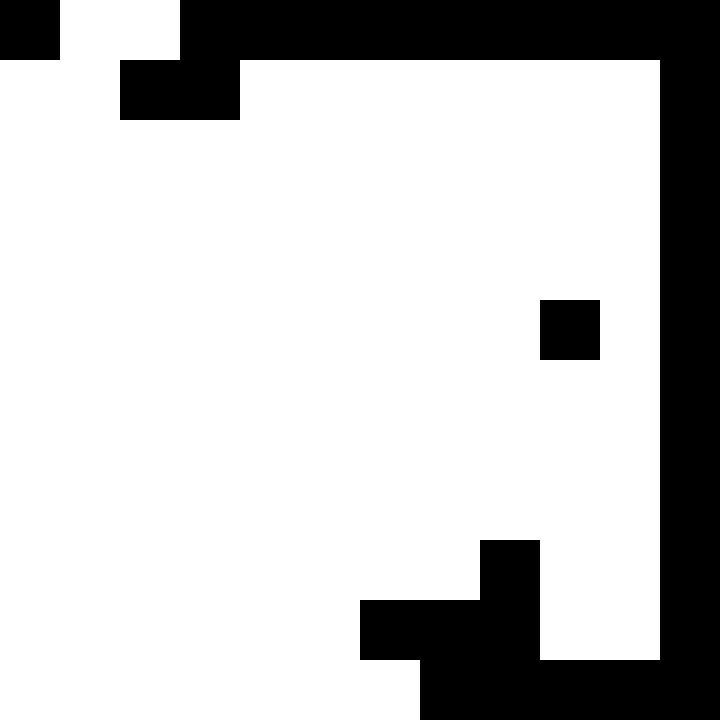

Below is a game level as drawn by its tile map, then a one-line description and the .tmx file that defines it, in full:
An orthogonal 12x12 tile map with 60x60 px tiles, 1 tile layer (Layer2) and 20 objects (gate4, gate3, gate2, gate1, rigid_square_13, ...).

<map version="1.5" tiledversion="1.7.2" orientation="orthogonal" renderorder="right-down" width="12" height="12" tilewidth="60" tileheight="60" infinite="0" nextlayerid="8" nextobjectid="31">
 <properties>
  <property name="anchorX" type="float" value="0.5" />
  <property name="anchorY" type="float" value="0.5" />
 </properties>
 <tileset firstgid="1" source="graph.tsx" />
 <layer id="1" name="Layer2" width="12" height="12">
  <data encoding="csv">
3,1,1,3,3,3,3,3,3,3,3,3,
1,1,3,3,1,1,1,1,1,1,1,3,
1,1,1,1,1,1,1,1,1,1,1,3,
1,1,1,1,1,1,1,1,1,1,1,3,
1,1,1,1,1,1,1,1,1,1,1,3,
1,1,1,1,1,1,1,1,1,3,1,3,
1,1,1,1,1,1,1,1,1,1,1,3,
1,1,1,1,1,1,1,1,1,1,1,3,
1,1,1,1,1,1,1,1,1,1,1,3,
1,1,1,1,1,1,1,1,3,1,1,3,
1,1,1,1,1,1,3,3,3,1,1,3,
1,1,1,1,1,1,1,3,3,3,3,3
</data>
 </layer>
 <objectgroup id="2" name="Transfer">
  <object id="20" name="gate4" gid="6" x="0" y="720" width="60" height="60">
   <properties>
    <property name="target_gate" value="gate3" />
    <property name="target_level" value="level30" />
   </properties>
  </object>
  <object id="3" name="gate3" gid="6" x="540" y="300" width="60" height="60">
   <properties>
    <property name="target_gate" value="gate1" />
    <property name="target_level" value="level32" />
   </properties>
  </object>
  <object id="22" name="gate2" gid="19" x="60" y="60" width="60" height="60">
   <properties>
    <property name="target_gate" value="gate4" />
    <property name="target_level" value="level32" />
   </properties>
  </object>
  <object id="21" name="gate1" gid="19" x="240" y="120" width="60" height="60">
   <properties>
    <property name="target_gate" value="gate6" />
    <property name="target_level" value="level30" />
   </properties>
  </object>
 </objectgroup>
 <objectgroup id="7" name="RigidSquare4">
  <properties>
   <property name="anchorX" type="float" value="0.5" />
   <property name="anchorY" type="float" value="0.166666667" />
   <property name="params" value="{&quot;actionType&quot;: &quot;rotate&quot;, &quot;startDelay&quot;: 0.5, &quot;stopDelay&quot;: 0.5, &quot;duration&quot;: 2.0, &quot;rotateAngle&quot;: -90}" />
   <property name="script" value="Platform" />
  </properties>
  <object id="24" name="rigid_square_13" gid="7" x="360" y="240" width="60" height="60" />
  <object id="25" name="rigid_square_12" gid="7" x="360" y="300" width="60" height="60" />
  <object id="26" name="rigid_square_11" gid="7" x="360" y="360" width="60" height="60" />
 </objectgroup>
 <objectgroup id="3" name="RigidSquare3">
  <properties>
   <property name="anchorX" type="float" value="0.5" />
   <property name="anchorY" type="float" value="0.833333333" />
   <property name="params" value="{&quot;actionType&quot;: &quot;rotate&quot;, &quot;startDelay&quot;: 0.5, &quot;stopDelay&quot;: 0.5, &quot;duration&quot;: 2.0, &quot;rotateAngle&quot;: -90}" />
   <property name="script" value="Platform" />
  </properties>
  <object id="14" name="rigid_square_10" gid="7" x="360" y="420" width="60" height="60" />
  <object id="15" name="rigid_square_9" gid="7" x="360" y="480" width="60" height="60" />
  <object id="16" name="rigid_square_8" gid="7" x="360" y="540" width="60" height="60" />
 </objectgroup>
 <objectgroup id="4" name="RigidSquare2">
  <properties>
   <property name="anchorX" type="float" value="1" />
   <property name="anchorY" type="float" value="0" />
   <property name="params" value="{&quot;actionType&quot;: &quot;rotate&quot;, &quot;startDelay&quot;: 0.5, &quot;stopDelay&quot;: 0.5, &quot;duration&quot;: 2.0, &quot;rotateAngle&quot;: -90}" />
   <property name="script" value="Platform" />
  </properties>
  <object id="7" name="rigid_square_1" gid="7" x="120" y="720" width="60" height="60" />
  <object id="8" name="rigid_square_2" gid="7" x="120" y="660" width="60" height="60" />
 </objectgroup>
 <objectgroup id="5" name="RigidSquare1">
  <properties>
   <property name="anchorX" type="float" value="0.1" />
   <property name="anchorY" type="float" value="0.5" />
   <property name="params" value="{&quot;actionType&quot;: &quot;rotate&quot;, &quot;startDelay&quot;: 0.5, &quot;stopDelay&quot;: 0.5, &quot;duration&quot;: 2.0, &quot;rotateAngle&quot;: 90}" />
   <property name="script" value="Platform" />
  </properties>
  <object id="10" name="rigid_square_3" gid="7" x="0" y="540" width="60" height="60" />
  <object id="9" name="rigid_square_4" gid="7" x="60" y="540" width="60" height="60" />
  <object id="11" name="rigid_square_5" gid="7" x="120" y="540" width="60" height="60" />
  <object id="12" name="rigid_square_6" gid="7" x="180" y="540" width="60" height="60" />
  <object id="13" name="rigid_square_7" gid="7" x="240" y="540" width="60" height="60" />
 </objectgroup>
 <objectgroup id="6" name="Trigger">
  <object id="6" name="prop1" gid="14" x="600" y="240" width="60" height="60" />
  <object id="5" name="key2" gid="4" x="480" y="540" width="60" height="60">
   <properties>
    <property name="params" value="{&quot;targetPlatforms&quot;: &quot;RigidSquare4&quot;}" />
    <property name="script" value="PlatformTrigger" />
   </properties>
  </object>
  <object id="4" name="key1" gid="4" x="360" y="720" width="60" height="60">
   <properties>
    <property name="params" value="{&quot;targetPlatforms&quot;: &quot;RigidSquare3&quot;}" />
    <property name="script" value="PlatformTrigger" />
   </properties>
  </object>
 </objectgroup>
</map>
